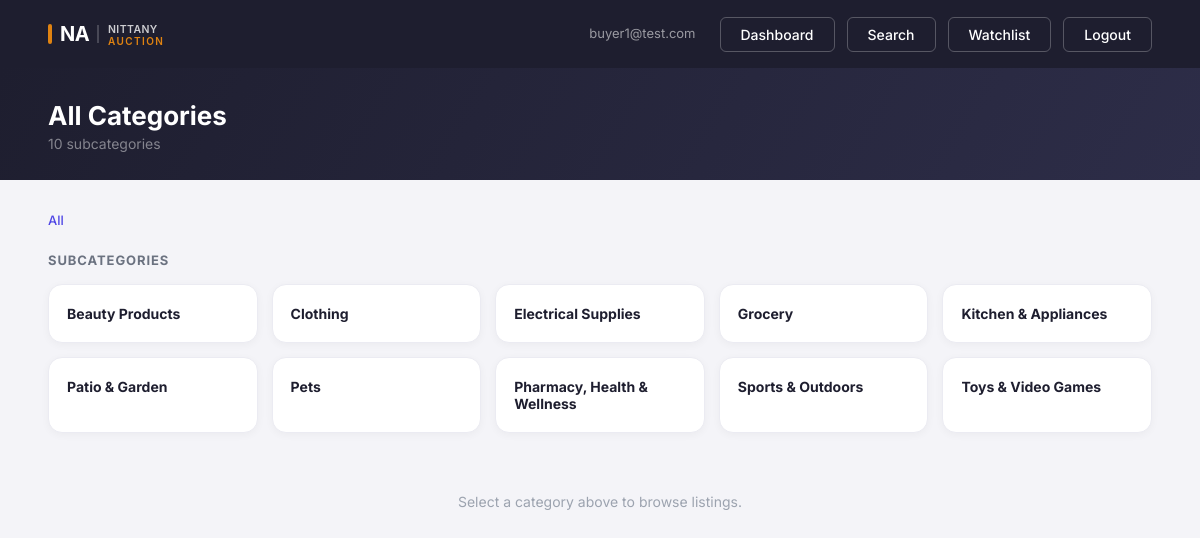
The app's page /bidder/browse (signed in) with its own data.
### tables this page shows
CREATE TABLE categories (
    category_id   INTEGER PRIMARY KEY AUTOINCREMENT,
    category_name TEXT NOT NULL
, parent_category TEXT);

### app.py (the view, shortened to what this page needs)
@app.route("/bidder/browse")
@app.route("/bidder/browse/<int:category_id>")
def bidder_browse(category_id=None):
    guard = role_required("buyer")
    if guard:
        return guard
    with sqlite3.connect("nittanyauction.db") as conn:
        conn.row_factory = sqlite3.Row
        if category_id is None:
            current = None
            breadcrumbs = []
            subcategories = conn.execute(
                "SELECT * FROM categories WHERE parent_category = 'Root' ORDER BY category_name"
            ).fetchall()
            listings = []
    return render_template("bidder_browse.html",
                           email=session["email"],
                           current=current,
                           breadcrumbs=breadcrumbs,
                           subcategories=subcategories,
                           listings=listings)

### app.py (called while the page is built)
def role_required(role):
    if session.get("role") != role:
        flash(f"Please log in as {role} to access that page.", "error")
        return redirect("/login")
    return None

### templates/bidder_browse.html (shortened to what this page needs)
<!DOCTYPE html>
<html>
<head>
    <link rel="stylesheet" href="{{ url_for('static', filename='style.css') }}">
</head>
<body>
    <nav class="first-navbar">
        <a href="/dashboard"><img src="{{ url_for('static', filename='logo.svg') }}" alt="NittanyAuction" height="36"></a>
        <div class="nav-links">
            <span class="nav-user">{{ email }}</span>
            <a href="/bidder">Dashboard</a>
            <a href="/bidder/listings">Search</a>
            <a href="/bidder/watchlist">Watchlist</a>
            <a href="/logout">Logout</a>
        </div>
    </nav>
    <div class="page-banner">
        <div class="page-banner-inner">
            <div>
                <h2>{{ current['category_name'] if current else 'All Categories' }}</h2>
                <p>
                    {% if subcategories %}{{ subcategories|length }} subcategor{{ 'ies' if subcategories|length != 1 else 'y' }}{% endif %}
                </p>
            </div>
        </div>
    </div>
    <div class="content-wrap">
        <div class="browse-breadcrumb">
            <a href="/bidder/browse">All</a>
        </div>
        {% if subcategories %}
        <div class="browse-section-head">Subcategories</div>
        <div class="cat-grid">
            {% for sub in subcategories %}
            <a href="/bidder/browse/{{ sub['category_id'] }}" class="cat-tile">
                <div class="cat-tile-name">{{ sub['category_name'] }}</div>
            </a>
            {% endfor %}
        </div>
        {% endif %}
        {% if listings %}
        <div class="browse-section-head">Listings in {{ current['category_name'] }}</div>
        <div class="listing-grid">
            {% for listing in listings %}
            <a href="/bidder/listings/{{ listing['listing_id'] }}" class="listing-card{% if listing['promoted'] %} listing-card-promoted{% endif %}">
                <div class="listing-card-accent"></div>
                <div class="listing-card-body">
                    <div class="listing-card-top">
                        <div class="listing-card-category">
                            <span class="cat-name">{{ current['category_name'] }}</span>
                        </div>
                        <span style="font-size:12px; color:#9ca3af;">{{ listing['max_bids'] - listing['bid_count'] }} left</span>
                    </div>
                    <div class="listing-card-title">{{ listing['title'] }}</div>
                    <div class="listing-card-price">
                        {% if listing['current_bid'] %}
                        ${{ "%.2f"|format(listing['current_bid']) }}
                        <span>current bid</span>
                        {% else %}
                        <span style="color:#9ca3af; font-size:14px;">No bids yet</span>
                        {% endif %}
                    </div>
                    <div class="listing-card-footer">
                        <span class="listing-card-bids">
                            🔨 {{ listing['bid_count'] }} bid{{ 's' if listing['bid_count'] != 1 }}
                        </span>
                        {% if listing['promoted'] %}
                        <span class="listing-card-promoted-badge">★ Promoted</span>
                        {% endif %}
                    </div>
                </div>
            </a>
            {% endfor %}
        </div>
        {% elif current and not subcategories %}
        <div class="empty-card">No active listings in this category.</div>
        {% elif not current %}
        <div style="text-align:center; padding:20px 0 40px; color:#9ca3af; font-size:14px;">
            Select a category above to browse listings.
        </div>
        {% endif %}
    </div>
</body>
</html>

### static/style.css (style rules this page uses)
* { box-sizing: border-box; margin: 0; padding: 0; }
body { font-family: 'Inter', sans-serif; background-color: #f4f4f8; color: #1e1e2f; }
.first-navbar { display: flex; justify-content: space-between; align-items: center; padding: 16px 48px; background-color: #1e1e2f; color: white; box-shadow: 0 2px 8px rgba(0,0,0,0.3); }
.first-navbar > a { display: flex; align-items: center; justify-content: center; line-height: 0; }
.first-navbar img { display: block; }
.nav-links { display: flex; gap: 12px; }
.nav-links a { text-decoration: none; color: white; padding: 8px 20px; border-radius: 6px; font-weight: 500; font-size: 14px; background-color: transparent; border: 1.5px solid rgba(255,255,255,0.25); transition: background-color 0.2s, border-color 0.2s; }
.nav-user { font-size: 13px; color: rgba(255,255,255,0.55); padding: 8px 12px; }
.page-banner { background: linear-gradient(120deg, #1e1e2f 0%, #2d2d48 100%); padding: 32px 0 28px; margin-bottom: 32px; }
.page-banner-inner { max-width: 1200px; margin: 0 auto; padding: 0 48px; display: flex; align-items: center; justify-content: space-between; gap: 16px; flex-wrap: wrap; }
.page-banner h2 { font-size: 26px; font-weight: 700; color: #fff; margin: 0; }
.page-banner p { font-size: 14px; color: rgba(255,255,255,0.45); margin: 4px 0 0; }
.content-wrap { max-width: 1200px; margin: 0 auto; padding: 0 48px 64px; }

### templates/bidder_browse.html (style rules this page uses)
.browse-breadcrumb { display: flex; align-items: center; gap: 6px; font-size: 13px; color: #9ca3af; margin-bottom: 24px; flex-wrap: wrap; }
.browse-breadcrumb a { color: #4f46e5; text-decoration: none; font-weight: 500; }
.cat-grid { display: grid; grid-template-columns: repeat(auto-fill, minmax(200px, 1fr)); gap: 14px; margin-bottom: 40px; }
.cat-tile { background: #fff; border: 1px solid #ebebf2; border-radius: 14px; padding: 20px 18px; text-decoration: none; color: #1e1e2f; box-shadow: 0 2px 8px rgba(0,0,0,0.04); transition: box-shadow 0.15s, border-color 0.15s; display: flex; flex-direction: column; gap: 6px; }
.cat-tile-name { font-weight: 700; font-size: 14px; }
.browse-section-head { font-size: 13px; font-weight: 700; text-transform: uppercase; letter-spacing: 0.07em; color: #6b7280; margin-bottom: 16px; }

### records on screen
categories: category_name "Beauty Products"
categories: category_name "Clothing"
categories: category_name "Electrical Supplies"
categories: category_name "Grocery"
categories: category_name "Kitchen & Appliances"
categories: category_name "Patio & Garden"
categories: category_name "Pets"
categories: category_name "Pharmacy, Health & Wellness"
categories: category_name "Sports & Outdoors"
categories: category_name "Toys & Video Games"

### other values on screen
{{ email }} "buyer1@test.com"
{{ current['category_name'] if current else 'All Categories' }} "All Categories"
{{ subcategories|length }} "10"
{{ 'ies' if subcategories|length != 1 else 'y' }} "ies"
